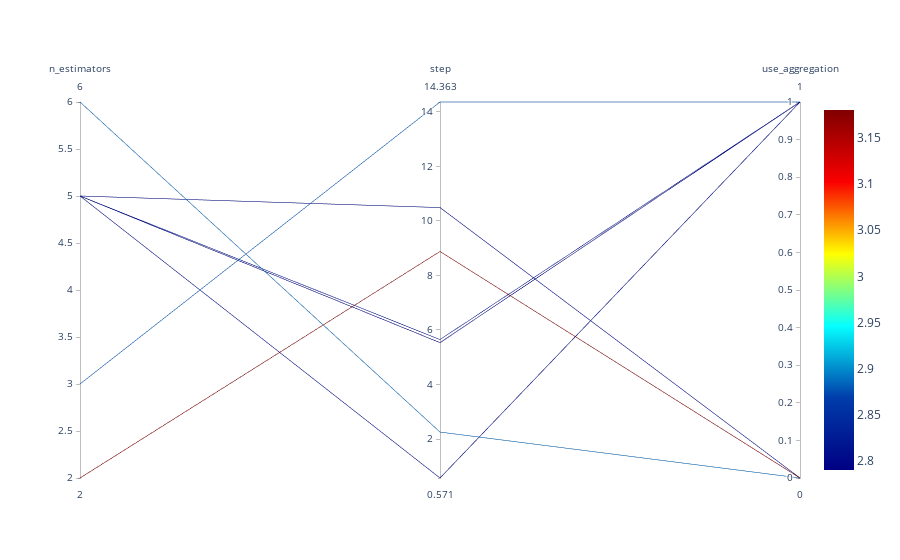

Notebook code for this chart:
### Markdown cell above
## Parallel Coordinates Plots

### Code cell
#| label: 025_parallel_plot
spot_tuner.parallel_plot()

### Figure 1 — Plotly figure (JSON) as saved in the notebook; plotly's stock layout.template omitted (floating-point values rounded to 4 significant figures)
{"data": [{"dimensions": [{"label": "n_estimators", "range": [2, 6], "values": [2, 5, 6, 5, 3, 5, 5]}, {"label": "step", "range": [0.5712, 14.36], "values": [8.88, 5.536, 2.256, 10.49, 14.36, 0.5712, 5.65]}, {"label": "use_aggregation", "range": [0, 1], "values": [0, 1, 0, 0, 1, 1, 1]}], "line": {"cmax": 3.18, "cmin": 2.79, "color": [3.18, 2.79, 2.886, 2.802, 2.881, 2.801, 2.818], "colorscale": [[0, "rgb(0,0,131)"], [0.2, "rgb(0,60,170)"], [0.4, "rgb(5,255,255)"], [0.6, "rgb(255,255,0)"], [0.8, "rgb(250,0,0)"], [1, "rgb(128,0,0)"]], "showscale": true}, "type": "parcoords"}], "layout": {}}
